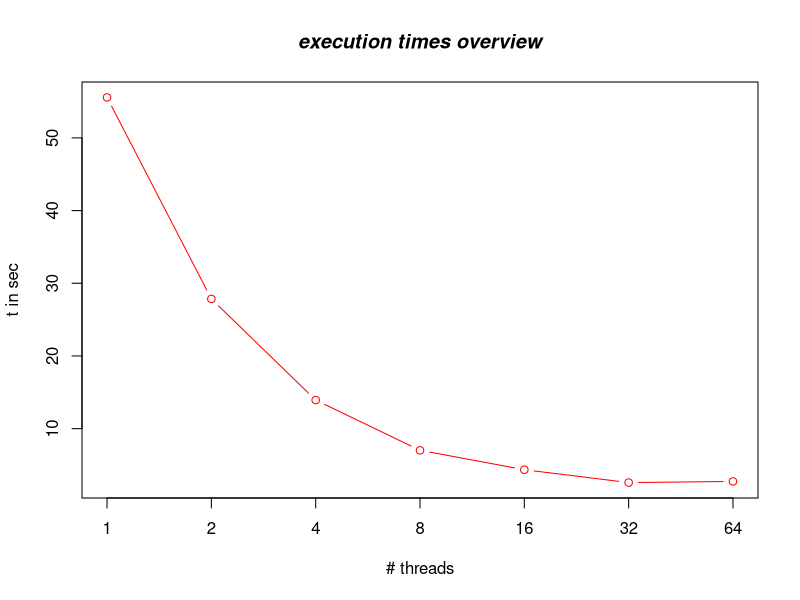
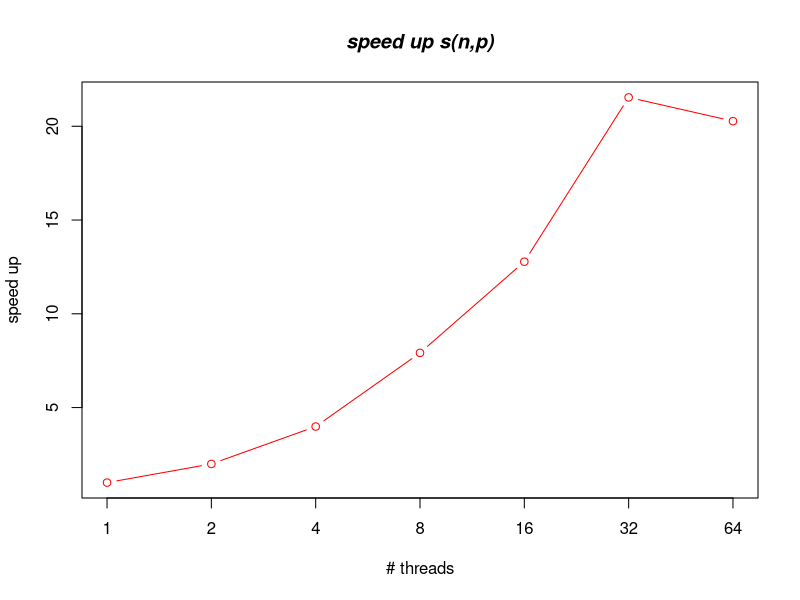

The R source for these figures, in order:
# loop times 
executionTimeInSeconds <- c(55.570761,27.850214,13.930710,7.019160, 4.348725,2.580024, 2.741145 )
round(executionTimeInSeconds,digits=3)
numberOfThreads <-c()

for(i in 0:6) numberOfThreads[i+1]= 2^(i)

# version 1
# 
# plot(x=numberOfThreads,y=executionTimeInSeconds,xlab="# threads",
#      ylab="t in sec",type="o",col="red")
# 
# # Create a title with a red, bold/italic font
# title(main="execution times different # threads", font.main=4)


#version 2

plot(executionTimeInSeconds, ylab="t in sec",type="b",col="red",xlab="# threads",xaxt = "n")

axis(1,at=1:7, lab=numberOfThreads)
title(main="execution times overview", font.main=4)


#calculate speedup 
tn <- executionTimeInSeconds[1]
speedUp <-tn/executionTimeInSeconds

plot(speedUp, ylab="speed up",type="b",col="red",xlab="# threads",xaxt = "n")

axis(1,at=1:7, lab=numberOfThreads)
title(main="speed up s(n,p)", font.main=4)